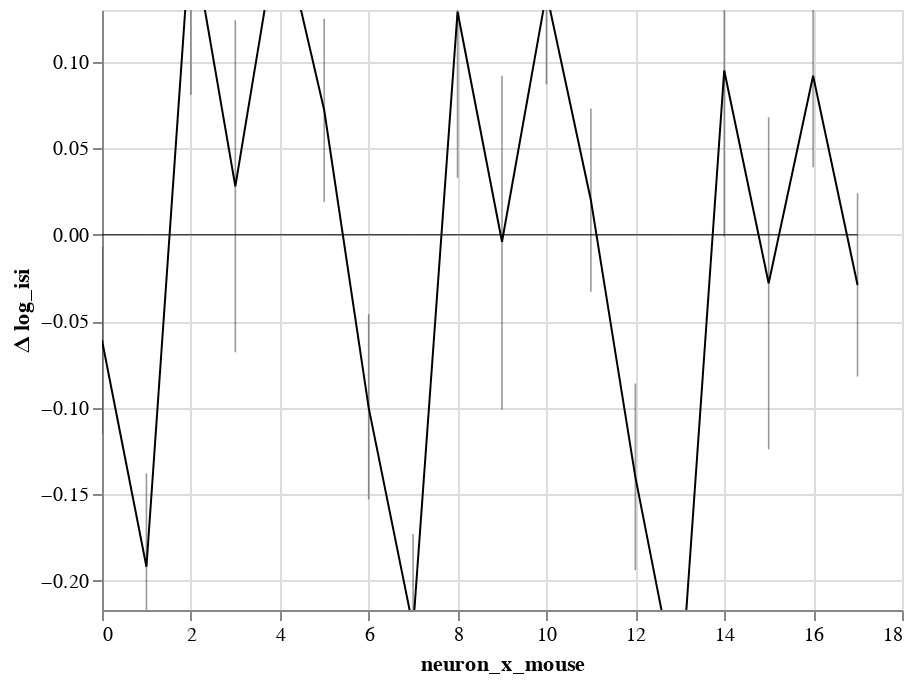

Notebook cell for this chart:
### Code cell
bw.plot(x='neuron_x_mouse:O').display()

### Figure 1 — Vega-Lite specification as saved in the notebook (floating-point values rounded to 4 significant figures)
{"config": {"view": {"continuousWidth": 400, "continuousHeight": 300}}, "layer": [{"mark": {"type": "rule", "clip": true, "opacity": 0.4, "size": 0.8}, "encoding": {"x": {"type": "quantitative", "field": "neuron_x_mouse"}, "y": {"type": "quantitative", "axis": {"orient": "left", "title": ""}, "field": "lower interval", "scale": {"domain": [-0.217, 0.13], "zero": true}}, "y2": {"field": "higher interval"}}}, {"mark": {"type": "line", "clip": true, "color": "black", "fill": null, "point": false, "size": 1}, "encoding": {"x": {"type": "quantitative", "field": "neuron_x_mouse"}, "y": {"type": "quantitative", "aggregate": "mean", "axis": {"orient": "left"}, "field": "center interval", "scale": {"domain": [-0.217, 0.13], "zero": true}, "title": "Δ log_isi"}}}, {"mark": {"type": "line", "color": "black", "opacity": 1, "size": 0.5}, "encoding": {"x": {"type": "quantitative", "field": "neuron_x_mouse"}, "y": {"type": "quantitative", "axis": {"orient": "left", "title": ""}, "field": "zero", "scale": {"domain": [-0.217, 0.13], "zero": true}}}}], "data": {"name": "data-b165fc92fab177f2a4c2a146744cf650"}, "$schema": "https://vega.github.io/schema/vega-lite/v4.8.1.json", "datasets": {"data-b165fc92fab177f2a4c2a146744cf650": [{"neuron_x_mouse": 0, "center interval": -0.061, "Std.Err.": 0.027, "z": -2.224, "p": 0.026, "higher interval": -0.115, "lower interval": -0.007, "zero": 0}, {"neuron_x_mouse": 6, "center interval": -0.1, "Std.Err.": 0.027, "z": -3.621, "p": 0.0, "higher interval": -0.153, "lower interval": -0.046, "zero": 0}, {"neuron_x_mouse": 12, "center interval": -0.14, "Std.Err.": 0.027, "z": -5.099, "p": 0.0, "higher interval": -0.194, "lower interval": -0.086, "zero": 0}, {"neuron_x_mouse": 1, "center interval": -0.192, "Std.Err.": 0.027, "z": -6.97, "p": 0.0, "higher interval": -0.246, "lower interval": -0.138, "zero": 0}, {"neuron_x_mouse": 7, "center interval": -0.227, "Std.Err.": 0.027, "z": -8.248, "p": 0.0, "higher interval": -0.281, "lower interval": -0.173, "zero": 0}, {"neuron_x_mouse": 13, "center interval": -0.271, "Std.Err.": 0.027, "z": -9.848, "p": 0.0, "higher interval": -0.325, "lower interval": -0.217, "zero": 0}, {"neuron_x_mouse": 2, "center interval": 0.177, "Std.Err.": 0.049, "z": 3.612, "p": 0.0, "higher interval": 0.081, "lower interval": 0.274, "zero": 0}, {"neuron_x_mouse": 8, "center interval": 0.129, "Std.Err.": 0.049, "z": 2.635, "p": 0.008, "higher interval": 0.033, "lower interval": 0.226, "zero": 0}, {"neuron_x_mouse": 14, "center interval": 0.095, "Std.Err.": 0.049, "z": 1.938, "p": 0.053, "higher interval": -0.001, "lower interval": 0.192, "zero": 0}, {"neuron_x_mouse": 3, "center interval": 0.028, "Std.Err.": 0.049, "z": 0.57, "p": 0.569, "higher interval": -0.068, "lower interval": 0.124, "zero": 0}, {"neuron_x_mouse": 9, "center interval": -0.004, "Std.Err.": 0.049, "z": -0.091, "p": 0.928, "higher interval": -0.101, "lower interval": 0.092, "zero": 0}, {"neuron_x_mouse": 15, "center interval": -0.028, "Std.Err.": 0.049, "z": -0.569, "p": 0.569, "higher interval": -0.124, "lower interval": 0.068, "zero": 0}, {"neuron_x_mouse": 4, "center interval": 0.183, "Std.Err.": 0.027, "z": 6.781, "p": 0.0, "higher interval": 0.13, "lower interval": 0.236, "zero": 0}, {"neuron_x_mouse": 10, "center interval": 0.14, "Std.Err.": 0.027, "z": 5.172, "p": 0.0, "higher interval": 0.087, "lower interval": 0.192, "zero": 0}, {"neuron_x_mouse": 16, "center interval": 0.092, "Std.Err.": 0.027, "z": 3.398, "p": 0.001, "higher interval": 0.039, "lower interval": 0.145, "zero": 0}, {"neuron_x_mouse": 5, "center interval": 0.072, "Std.Err.": 0.027, "z": 2.655, "p": 0.008, "higher interval": 0.019, "lower interval": 0.125, "zero": 0}, {"neuron_x_mouse": 11, "center interval": 0.02, "Std.Err.": 0.027, "z": 0.734, "p": 0.463, "higher interval": -0.033, "lower interval": 0.073, "zero": 0}, {"neuron_x_mouse": 17, "center interval": -0.029, "Std.Err.": 0.027, "z": -1.076, "p": 0.282, "higher interval": -0.082, "lower interval": 0.024, "zero": 0}]}}
